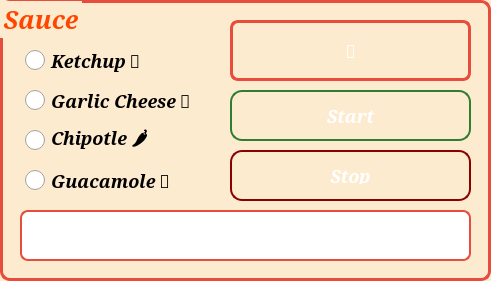
   <widget class="QGroupBox" name="groupBox">
    <property name="geometry">
     <rect>
      <x>270</x>
      <y>100</y>
      <width>491</width>
      <height>281</height>
     </rect>
    </property>
    <property name="font">
     <font>
      <family>Serif</family>
      <pointsize>-1</pointsize>
      <weight>75</weight>
      <italic>true</italic>
      <bold>true</bold>
     </font>
    </property>
    <property name="styleSheet">
     <string notr="true">QGroupBox {
    font-size: 25px;
    font-weight: bold;
    color: #F39C12; /* 감자튀김을 연상시키는 오렌지색 */
    border: 3px solid #E74C3C; /* 테두리 붉은색 */
    border-radius: 10px;
    padding: 15px;
    background-color: #FDEBD0; /* 따뜻한 크림색 배경 */
    /*background-color: #FDF2E9; */
}

QGroupBox::title {
    color: #FF4500; /* 강렬한 빨간색 */
    font-size: 50px; /* 폰트 크기를 더 키움 */
    font-weight: bold; /* 두껍게 강조 */
    text-decoration: underline; /* 밑줄 추가로 시각적 포인트 */
}</string>
    </property>
    <property name="title">
     <string>Sauce</string>
    </property>
    <property name="alignment">
     <set>Qt::AlignLeading|Qt::AlignLeft|Qt::AlignVCenter</set>
    </property>
    <widget class="QRadioButton" name="radioButton_Ketchup">
     <property name="geometry">
      <rect>
       <x>20</x>
       <y>40</y>
       <width>151</width>
       <height>51</height>
      </rect>
     </property>
     <property name="font">
      <font>
       <family>Serif</family>
       <pointsize>-1</pointsize>
       <weight>75</weight>
       <italic>true</italic>
       <bold>true</bold>
      </font>
     </property>
     <property name="styleSheet">
      <string notr="true">QRadioButton {
    font-size: 18px;
    font-weight: bold;
    color: #000000; /* 진한 회색 */
    padding: 5px; /* 내부 여백 추가 */
    margin-bottom: 10px; /* 아래쪽 간격 추가 */
}

QRadioButton::indicator:checked {
    background-color: #F39C12; /* 체크된 경우 오렌지색 */
    border: 2px solid #E74C3C;
}
QRadioButton::indicator {
    width: 20px;
    height: 20px;
}

QRadioButton:hover {
    color: #FF5733;
}
</string>
     </property>
     <property name="text">
      <string>Ketchup 🍅</string>
     </property>
     <property name="checkable">
      <bool>true</bool>
     </property>
     <property name="checked">
      <bool>false</bool>
     </property>
    </widget>
    <widget class="QRadioButton" name="radioButton_GarlicCheese">
     <property name="geometry">
      <rect>
       <x>20</x>
       <y>80</y>
       <width>201</width>
       <height>51</height>
      </rect>
     </property>
     <property name="font">
      <font>
       <family>Serif</family>
       <pointsize>-1</pointsize>
       <weight>75</weight>
       <italic>true</italic>
       <bold>true</bold>
      </font>
     </property>
     <property name="styleSheet">
      <string notr="true">QRadioButton {
    font-size: 18px;
    font-weight: bold;
    color: #000000; /* 진한 회색 */
    padding: 5px; /* 내부 여백 추가 */
    margin-bottom: 10px; /* 아래쪽 간격 추가 */
}

QRadioButton::indicator:checked {
    background-color: #F39C12; /* 체크된 경우 오렌지색 */
    border: 2px solid #E74C3C;
}
QRadioButton::indicator {
    width: 20px;
    height: 20px;
}

QRadioButton:hover {
    color: #FF5733;
}
</string>
     </property>
     <property name="text">
      <string>Garlic Cheese 🧀</string>
     </property>
     <property name="checked">
      <bool>false</bool>
     </property>
    </widget>
    <widget class="QRadioButton" name="radioButton_Chipotle">
     <property name="geometry">
      <rect>
       <x>20</x>
       <y>120</y>
       <width>171</width>
       <height>51</height>
      </rect>
     </property>
     <property name="font">
      <font>
       <family>Serif</family>
       <pointsize>-1</pointsize>
       <weight>75</weight>
       <italic>true</italic>
       <bold>true</bold>
      </font>
     </property>
     <property name="styleSheet">
      <string notr="true">QRadioButton {
    font-size: 18px;
    font-weight: bold;
    color: #000000; /* 진한 회색 */
    padding: 5px; /* 내부 여백 추가 */
    margin-bottom: 10px; /* 아래쪽 간격 추가 */
}

QRadioButton::indicator:checked {
    background-color: #F39C12; /* 체크된 경우 오렌지색 */
    border: 2px solid #E74C3C;
}
QRadioButton::indicator {
    width: 20px;
    height: 20px;
}

QRadioButton:hover {
    color: #FF5733;
}
</string>
     </property>
     <property name="text">
      <string>Chipotle 🌶️</string>
     </property>
     <property name="checked">
      <bool>false</bool>
     </property>
    </widget>
    <widget class="QRadioButton" name="radioButton_Guacamole">
     <property name="geometry">
      <rect>
       <x>20</x>
       <y>160</y>
       <width>181</width>
       <height>51</height>
      </rect>
     </property>
     <property name="font">
      <font>
       <family>Serif</family>
       <pointsize>-1</pointsize>
       <weight>75</weight>
       <italic>true</italic>
       <bold>true</bold>
      </font>
     </property>
     <property name="styleSheet">
      <string notr="true">QRadioButton {
    font-size: 18px;
    font-weight: bold;
    color: #000000; /* 진한 회색 */
    padding: 5px; /* 내부 여백 추가 */
    margin-bottom: 10px; /* 아래쪽 간격 추가 */
}

QRadioButton::indicator:checked {
    background-color: #F39C12; /* 체크된 경우 오렌지색 */
    border: 2px solid #E74C3C;
}
QRadioButton::indicator {
    width: 20px;
    height: 20px;
}

QRadioButton:hover {
    color: #FF5733;
}
</string>
     </property>
     <property name="text">
      <string>Guacamole 🥑 </string>
     </property>
     <property name="checked">
      <bool>false</bool>
     </property>
    </widget>
    <widget class="QPushButton" name="pushButton_recording">
     <property name="geometry">
      <rect>
       <x>230</x>
       <y>20</y>
       <width>241</width>
       <height>61</height>
      </rect>
     </property>
     <property name="palette">
      <palette>
       <active>
        <colorrole role="WindowText">
         <brush brushstyle="SolidPattern">
          <color alpha="255">
           <red>255</red>
           <green>255</green>
           <blue>255</blue>
          </color>
         </brush>
        </colorrole>
        <colorrole role="Button">
         <brush brushstyle="LinearGradientPattern">
          <gradient startx="0.000000000000000" starty="0.000000000000000" endx="1.000000000000000" endy="1.000000000000000" type="LinearGradient" spread="PadSpread" coordinatemode="ObjectBoundingMode">
           <gradientstop position="0.000000000000000">
            <color alpha="255">
             <red>255</red>
             <green>111</green>
             <blue>97</blue>
            </color>
           </gradientstop>
           <gradientstop position="1.000000000000000">
            <color alpha="255">
             <red>255</red>
             <green>69</green>
             <blue>0</blue>
            </color>
           </gradientstop>
          </gradient>
         </brush>
        </colorrole>
        <colorrole role="Light">
         <brush brushstyle="SolidPattern">
          <color alpha="255">
           <red>255</red>
           <green>112</green>
           <blue>118</blue>
          </color>
         </brush>
        </colorrole>
        <colorrole role="Midlight">
         <brush brushstyle="SolidPattern">
          <color alpha="255">
           <red>239</red>
           <green>69</green>
           <blue>77</blue>
          </color>
         </brush>
        </colorrole>
        <colorrole role="Dark">
         <brush brushstyle="SolidPattern">
          <color alpha="255">
           <red>112</red>
           <green>13</green>
           <blue>18</blue>
          </color>
         </brush>
        </colorrole>
        <colorrole role="Mid">
         <brush brushstyle="SolidPattern">
          <color alpha="255">
           <red>149</red>
           <green>18</green>
           <blue>24</blue>
          </color>
         </brush>
        </colorrole>
        <colorrole role="Text">
         <brush brushstyle="SolidPattern">
          <color alpha="255">
           <red>255</red>
           <green>255</green>
           <blue>255</blue>
          </color>
         </brush>
        </colorrole>
        <colorrole role="BrightText">
         <brush brushstyle="SolidPattern">
          <color alpha="255">
           <red>255</red>
           <green>255</green>
           <blue>255</blue>
          </color>
         </brush>
        </colorrole>
        <colorrole role="ButtonText">
         <brush brushstyle="SolidPattern">
          <color alpha="255">
           <red>255</red>
           <green>255</green>
           <blue>255</blue>
          </color>
         </brush>
        </colorrole>
        <colorrole role="Base">
         <brush brushstyle="LinearGradientPattern">
          <gradient startx="0.000000000000000" starty="0.000000000000000" endx="1.000000000000000" endy="1.000000000000000" type="LinearGradient" spread="PadSpread" coordinatemode="ObjectBoundingMode">
           <gradientstop position="0.000000000000000">
            <color alpha="255">
             <red>255</red>
             <green>111</green>
             <blue>97</blue>
            </color>
           </gradientstop>
           <gradientstop position="1.000000000000000">
            <color alpha="255">
             <red>255</red>
             <green>69</green>
             <blue>0</blue>
            </color>
           </gradientstop>
          </gradient>
         </brush>
        </colorrole>
        <colorrole role="Window">
         <brush brushstyle="LinearGradientPattern">
          <gradient startx="0.000000000000000" starty="0.000000000000000" endx="1.000000000000000" endy="1.000000000000000" type="LinearGradient" spread="PadSpread" coordinatemode="ObjectBoundingMode">
           <gradientstop position="0.000000000000000">
            <color alpha="255">
             <red>255</red>
             <green>111</green>
             <blue>97</blue>
            </color>
           </gradientstop>
           <gradientstop position="1.000000000000000">
            <color alpha="255">
             <red>255</red>
             <green>69</green>
             <blue>0</blue>
            </color>
           </gradientstop>
          </gradient>
         </brush>
        </colorrole>
        <colorrole role="Shadow">
         <brush brushstyle="SolidPattern">
          <color alpha="255">
           <red>0</red>
           <green>0</green>
           <blue>0</blue>
          </color>
         </brush>
        </colorrole>
        <colorrole role="AlternateBase">
         <brush brushstyle="SolidPattern">
          <color alpha="255">
           <red>239</red>
           <green>141</green>
           <blue>145</blue>
          </color>
         </brush>
        </colorrole>
        <colorrole role="ToolTipBase">
         <brush brushstyle="SolidPattern">
          <color alpha="255">
           <red>255</red>
           <green>255</green>
           <blue>220</blue>
          </color>
         </brush>
        </colorrole>
        <colorrole role="ToolTipText">
         <brush brushstyle="SolidPattern">
          <color alpha="255">
           <red>0</red>
           <green>0</green>
           <blue>0</blue>
          </color>
         </brush>
        </colorrole>
        <colorrole role="PlaceholderText">
         <brush brushstyle="SolidPattern">
          <color alpha="255">
           <red>255</red>
           <green>255</green>
           <blue>255</blue>
          </color>
         </brush>
        </colorrole>
       </active>
       <inactive>
        <colorrole role="WindowText">
         <brush brushstyle="SolidPattern">
          <color alpha="255">
           <red>255</red>
           <green>255</green>
           <blue>255</blue>
          </color>
         </brush>
        </colorrole>
        <colorrole role="Button">
         <brush brushstyle="LinearGradientPattern">
          <gradient startx="0.000000000000000" starty="0.000000000000000" endx="1.000000000000000" endy="1.000000000000000" type="LinearGradient" spread="PadSpread" coordinatemode="ObjectBoundingMode">
           <gradientstop position="0.000000000000000">
            <color alpha="255">
             <red>255</red>
             <green>111</green>
             <blue>97</blue>
            </color>
           </gradientstop>
           <gradientstop position="1.000000000000000">
            <color alpha="255">
             <red>255</red>
             <green>69</green>
             <blue>0</blue>
            </color>
           </gradientstop>
          </gradient>
         </brush>
        </colorrole>
        <colorrole role="Light">
         <brush brushstyle="SolidPattern">
          <color alpha="255">
           <red>255</red>
           <green>112</green>
           <blue>118</blue>
          </color>
         </brush>
        </colorrole>
        <colorrole role="Midlight">
         <brush brushstyle="SolidPattern">
          <color alpha="255">
           <red>239</red>
           <green>69</green>
           <blue>77</blue>
          </color>
         </brush>
        </colorrole>
        <colorrole role="Dark">
         <brush brushstyle="SolidPattern">
          <color alpha="255">
           <red>112</red>
           <green>13</green>
           <blue>18</blue>
          </color>
         </brush>
        </colorrole>
        <colorrole role="Mid">
         <brush brushstyle="SolidPattern">
          <color alpha="255">
           <red>149</red>
           <green>18</green>
           <blue>24</blue>
          </color>
         </brush>
        </colorrole>
        <colorrole role="Text">
         <brush brushstyle="SolidPattern">
          <color alpha="255">
           <red>255</red>
           <green>255</green>
           <blue>255</blue>
          </color>
         </brush>
        </colorrole>
        <colorrole role="BrightText">
         <brush brushstyle="SolidPattern">
          <color alpha="255">
           <red>255</red>
           <green>255</green>
           <blue>255</blue>
          </color>
         </brush>
        </colorrole>
        <colorrole role="ButtonText">
         <brush brushstyle="SolidPattern">
          <color alpha="255">
           <red>255</red>
           <green>255</green>
           <blue>255</blue>
          </color>
         </brush>
        </colorrole>
        <colorrole role="Base">
         <brush brushstyle="LinearGradientPattern">
          <gradient startx="0.000000000000000" starty="0.000000000000000" endx="1.000000000000000" endy="1.000000000000000" type="LinearGradient" spread="PadSpread" coordinatemode="ObjectBoundingMode">
           <gradientstop position="0.000000000000000">
            <color alpha="255">
             <red>255</red>
             <green>111</green>
             <blue>97</blue>
            </color>
           </gradientstop>
           <gradientstop position="1.000000000000000">
            <color alpha="255">
             <red>255</red>
             <green>69</green>
             <blue>0</blue>
            </color>
           </gradientstop>
          </gradient>
         </brush>
        </colorrole>
        <colorrole role="Window">
         <brush brushstyle="LinearGradientPattern">
          <gradient startx="0.000000000000000" starty="0.000000000000000" endx="1.000000000000000" endy="1.000000000000000" type="LinearGradient" spread="PadSpread" coordinatemode="ObjectBoundingMode">
           <gradientstop position="0.000000000000000">
            <color alpha="255">
             <red>255</red>
             <green>111</green>
             <blue>97</blue>
            </color>
           </gradientstop>
           <gradientstop position="1.000000000000000">
            <color alpha="255">
             <red>255</red>
             <green>69</green>
             <blue>0</blue>
            </color>
           </gradientstop>
          </gradient>
         </brush>
        </colorrole>
        <colorrole role="Shadow">
         <brush brushstyle="SolidPattern">
          <color alpha="255">
           <red>0</red>
           <green>0</green>
           <blue>0</blue>
          </color>
         </brush>
        </colorrole>
        <colorrole role="AlternateBase">
         <brush brushstyle="SolidPattern">
          <color alpha="255">
           <red>239</red>
           <green>141</green>
           <blue>145</blue>
          </color>
         </brush>
        </colorrole>
        <colorrole role="ToolTipBase">
         <brush brushstyle="SolidPattern">
          <color alpha="255">
           <red>255</red>
           <green>255</green>
           <blue>220</blue>
          </color>
         </brush>
        </colorrole>
        <colorrole role="ToolTipText">
         <brush brushstyle="SolidPattern">
          <color alpha="255">
           <red>0</red>
           <green>0</green>
           <blue>0</blue>
          </color>
         </brush>
        </colorrole>
        <colorrole role="PlaceholderText">
         <brush brushstyle="SolidPattern">
          <color alpha="255">
           <red>255</red>
           <green>255</green>
           <blue>255</blue>
          </color>
         </brush>
        </colorrole>
       </inactive>
       <disabled>
        <colorrole role="WindowText">
         <brush brushstyle="SolidPattern">
          <color alpha="255">
           <red>255</red>
           <green>255</green>
           <blue>255</blue>
          </color>
         </brush>
        </colorrole>
        <colorrole role="Button">
         <brush brushstyle="LinearGradientPattern">
          <gradient startx="0.000000000000000" starty="0.000000000000000" endx="1.000000000000000" endy="1.000000000000000" type="LinearGradient" spread="PadSpread" coordinatemode="ObjectBoundingMode">
           <gradientstop position="0.000000000000000">
            <color alpha="255">
             <red>255</red>
             <green>111</green>
             <blue>97</blue>
            </color>
           </gradientstop>
           <gradientstop position="1.000000000000000">
            <color alpha="255">
             <red>255</red>
             <green>69</green>
             <blue>0</blue>
            </color>
           </gradientstop>
          </gradient>
         </brush>
        </colorrole>
        <colorrole role="Light">
         <brush brushstyle="SolidPattern">
          <color alpha="255">
           <red>255</red>
           <green>112</green>
           <blue>118</blue>
          </color>
         </brush>
        </colorrole>
        <colorrole role="Midlight">
         <brush brushstyle="SolidPattern">
          <color alpha="255">
           <red>239</red>
           <green>69</green>
           <blue>77</blue>
          </color>
         </brush>
        </colorrole>
        <colorrole role="Dark">
         <brush brushstyle="SolidPattern">
          <color alpha="255">
           <red>112</red>
           <green>13</green>
           <blue>18</blue>
          </color>
         </brush>
        </colorrole>
        <colorrole role="Mid">
         <brush brushstyle="SolidPattern">
          <color alpha="255">
           <red>149</red>
           <green>18</green>
           <blue>24</blue>
          </color>
         </brush>
        </colorrole>
        <colorrole role="Text">
         <brush brushstyle="SolidPattern">
          <color alpha="255">
           <red>255</red>
           <green>255</green>
           <blue>255</blue>
          </color>
         </brush>
        </colorrole>
        <colorrole role="BrightText">
         <brush brushstyle="SolidPattern">
          <color alpha="255">
           <red>255</red>
           <green>255</green>
           <blue>255</blue>
          </color>
         </brush>
        </colorrole>
        <colorrole role="ButtonText">
         <brush brushstyle="SolidPattern">
          <color alpha="255">
           <red>255</red>
           <green>255</green>
           <blue>255</blue>
          </color>
         </brush>
        </colorrole>
        <colorrole role="Base">
         <brush brushstyle="LinearGradientPattern">
          <gradient startx="0.000000000000000" starty="0.000000000000000" endx="1.000000000000000" endy="1.000000000000000" type="LinearGradient" spread="PadSpread" coordinatemode="ObjectBoundingMode">
           <gradientstop position="0.000000000000000">
            <color alpha="255">
             <red>255</red>
             <green>111</green>
             <blue>97</blue>
            </color>
           </gradientstop>
           <gradientstop position="1.000000000000000">
            <color alpha="255">
             <red>255</red>
             <green>69</green>
             <blue>0</blue>
            </color>
           </gradientstop>
          </gradient>
         </brush>
        </colorrole>
        <colorrole role="Window">
         <brush brushstyle="LinearGradientPattern">
          <gradient startx="0.000000000000000" starty="0.000000000000000" endx="1.000000000000000" endy="1.000000000000000" type="LinearGradient" spread="PadSpread" coordinatemode="ObjectBoundingMode">
           <gradientstop position="0.000000000000000">
            <color alpha="255">
             <red>255</red>
             <green>111</green>
             <blue>97</blue>
            </color>
           </gradientstop>
           <gradientstop position="1.000000000000000">
            <color alpha="255">
             <red>255</red>
             <green>69</green>
             <blue>0</blue>
            </color>
           </gradientstop>
          </gradient>
         </brush>
        </colorrole>
        <colorrole role="Shadow">
         <brush brushstyle="SolidPattern">
          <color alpha="255">
           <red>0</red>
           <green>0</green>
           <blue>0</blue>
          </color>
         </brush>
        </colorrole>
        <colorrole role="AlternateBase">
         <brush brushstyle="SolidPattern">
          <color alpha="255">
           <red>224</red>
           <green>27</green>
           <blue>36</blue>
          </color>
         </brush>
        </colorrole>
        <colorrole role="ToolTipBase">
         <brush brushstyle="SolidPattern">
          <color alpha="255">
           <red>255</red>
           <green>255</green>
           <blue>220</blue>
          </color>
         </brush>
        </colorrole>
        <colorrole role="ToolTipText">
         <brush brushstyle="SolidPattern">
          <color alpha="255">
           <red>0</red>
           <green>0</green>
           <blue>0</blue>
          </color>
         </brush>
        </colorrole>
        <colorrole role="PlaceholderText">
         <brush brushstyle="SolidPattern">
          <color alpha="255">
           <red>255</red>
           <green>255</green>
           <blue>255</blue>
          </color>
         </brush>
        </colorrole>
       </disabled>
      </palette>
     </property>
     <property name="font">
      <font>
       <family>Serif</family>
       <pointsize>-1</pointsize>
       <weight>75</weight>
       <italic>true</italic>
       <bold>true</bold>
       <strikeout>false</strikeout>
      </font>
     </property>
     <property name="contextMenuPolicy">
      <enum>Qt::DefaultContextMenu</enum>
     </property>
     <property name="styleSheet">
      <string notr="true">QPushButton {
    font-size: 18px;
    font-weight: bold;
    color: #FFFFFF; /* 텍스트 흰색 */
    border: 3px solid #E74C3C; /* 빨간 테두리 */
    border-radius: 8px; /* 부드러운 모서리 */
    background-color: qlineargradient(
        spread: pad, x1: 0, y1: 0, x2: 1, y2: 1,
        stop: 0 #FF6F61, stop: 1 #FF4500
    ); /* 그라데이션 효과 */
    padding: 10px;
}

QPushButton:hover {
    background-color: qlineargradient(
        spread: pad, x1: 0, y1: 0, x2: 1, y2: 1,
        stop: 0 #E57373, stop: 1 #F44336
    ); /* 호버 효과 */
}

QPushButton:pressed {
    background-color: #C0392B; /* 눌렀을 때 짙은 빨간색 */
    border: 2px solid #922B21; /* 테두리 강조 */
}
</string>
     </property>
     <property name="text">
      <string>🎤</string>
     </property>
     <property name="checkable">
      <bool>true</bool>
     </property>
    </widget>
    <widget class="QLineEdit" name="lineEdit_recording">
     <property name="enabled">
      <bool>true</bool>
     </property>
     <property name="geometry">
      <rect>
       <x>20</x>
       <y>210</y>
       <width>451</width>
       <height>51</height>
      </rect>
     </property>
     <property name="sizePolicy">
      <sizepolicy hsizetype="Fixed" vsizetype="Fixed">
       <horstretch>0</horstretch>
       <verstretch>0</verstretch>
      </sizepolicy>
     </property>
     <property name="font">
      <font>
       <family>Serif</family>
       <pointsize>-1</pointsize>
       <weight>75</weight>
       <italic>true</italic>
       <bold>true</bold>
      </font>
     </property>
     <property name="mouseTracking">
      <bool>false</bool>
     </property>
     <property name="acceptDrops">
      <bool>false</bool>
     </property>
     <property name="styleSheet">
      <string notr="true">QLineEdit {
    font-size: 18px; /* 폰트 크기를 조정하여 텍스트를 명확히 */
    font-weight: bold; /* 굵은 텍스트 */
    color: #2C3E50;
    border: 2px solid #E74C3C; /* 빨간 테두리 */
    border-radius: 8px; /* 부드러운 모서리 */

    padding: 10px; /* 텍스트와 테두리 간의 간격 */
    text-align: center; /* 텍스트를 중앙 정렬 */
}
</string>
     </property>
     <property name="alignment">
      <set>Qt::AlignCenter</set>
     </property>
     <property name="dragEnabled">
      <bool>false</bool>
     </property>
     <property name="readOnly">
      <bool>true</bool>
     </property>
    </widget>
    <widget class="QPushButton" name="pushButton_start">
     <property name="geometry">
      <rect>
       <x>230</x>
       <y>90</y>
       <width>241</width>
       <height>51</height>
      </rect>
     </property>
     <property name="font">
      <font>
       <family>Serif</family>
       <pointsize>-1</pointsize>
       <weight>75</weight>
       <italic>true</italic>
       <bold>true</bold>
      </font>
     </property>
     <property name="styleSheet">
      <string notr="true">QPushButton#pushButton_start {
    font-size: 18px;
    font-weight: bold;
    color: #FFFFFF;
    /* border: 2px solid #E74C3C; (빨간색 테두리였던 부분을 초록 계열로 변경) */
    border: 2px solid #2E7D32; 
    border-radius: 12px;
    background-color: qlineargradient(
        spread: pad, x1: 0, y1: 0, x2: 1, y2: 1,
        /* 기존 #FF6F61 ~ #FF4500 대신 녹색 계열로 변경 */
        stop: 0 #7ED957, 
        stop: 1 #4CAF50
    );
    padding: 15px;
}

QPushButton#pushButton_start:hover {
    /* 빨간색 호버색 대신 연한 초록색 계열로 변경 */
    background-color: #81C784; 
}

QPushButton#pushButton_start:pressed {
    /* 눌렀을 때 진한 초록색 계열 */
    background-color: #388E3C; 
    /* 테두리도 더 진하게 */
    border: 3px solid #1B5E20; 
}
</string>
     </property>
     <property name="text">
      <string>Start</string>
     </property>
    </widget>
    <widget class="QPushButton" name="pushButton_stop">
     <property name="geometry">
      <rect>
       <x>230</x>
       <y>150</y>
       <width>241</width>
       <height>51</height>
      </rect>
     </property>
     <property name="font">
      <font>
       <family>Serif</family>
       <pointsize>-1</pointsize>
       <weight>75</weight>
       <italic>true</italic>
       <bold>true</bold>
      </font>
     </property>
     <property name="styleSheet">
      <string notr="true">QPushButton#pushButton_stop {
    font-size: 18px;
    font-weight: bold;
    color: #FFFFFF;                 /* 흰색 텍스트 */
    border: 2px solid #8B0000;      /* DarkRed 테두리 */
    border-radius: 12px;
    background-color: qlineargradient(
        spread: pad, x1: 0, y1: 0, x2: 1, y2: 1,
        /* 더 붉은 빨간색 그라데이션: 위쪽은 선명한 빨강, 아래는 조금 더 어두운 빨강 */
        stop: 0 #FF0000,
        stop: 1 #B22222
    );
    padding: 15px;
}

QPushButton#pushButton_stop:hover {
    /* 호버 시 더 밝은 레드 */
    background-color: #FF3030;
}

QPushButton#pushButton_stop:pressed {
    /* 눌렀을 때 (Pressed) 진한 빨강 + 테두리 강조 */
    background-color: #8B0000;
    border: 3px solid #800000;
}


</string>
     </property>
     <property name="text">
      <string>Stop</string>
     </property>
    </widget>
   </widget>
